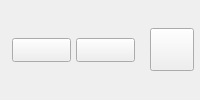
        <widget class="QWidget" name="pSpeedAndClear">
         <layout class="QHBoxLayout" name="pSpeedAndClearLayout" stretch="1,1,0,0">
          <property name="spacing">
           <number>5</number>
          </property>
          <property name="leftMargin">
           <number>12</number>
          </property>
          <property name="topMargin">
           <number>0</number>
          </property>
          <property name="rightMargin">
           <number>6</number>
          </property>
          <property name="bottomMargin">
           <number>0</number>
          </property>
          <item>
           <widget class="QPushButton" name="bDownSpeed">
            <property name="sizePolicy">
             <sizepolicy hsizetype="Expanding" vsizetype="Fixed">
              <horstretch>0</horstretch>
              <verstretch>0</verstretch>
             </sizepolicy>
            </property>
            <property name="minimumSize">
             <size>
              <width>0</width>
              <height>24</height>
             </size>
            </property>
            <property name="maximumSize">
             <size>
              <width>16777215</width>
              <height>24</height>
             </size>
            </property>
            <property name="text">
             <string notr="true"/>
            </property>
            <property name="icon">
             <iconset resource="../../../gui/Resources_win.qrc">
              <normaloff>:/images/arrow_download_ico.png</normaloff>:/images/arrow_download_ico.png</iconset>
            </property>
            <property name="iconSize">
             <size>
              <width>16</width>
              <height>16</height>
             </size>
            </property>
           </widget>
          </item>
          <item>
           <widget class="QPushButton" name="bUpSpeed">
            <property name="sizePolicy">
             <sizepolicy hsizetype="Expanding" vsizetype="Fixed">
              <horstretch>0</horstretch>
              <verstretch>0</verstretch>
             </sizepolicy>
            </property>
            <property name="minimumSize">
             <size>
              <width>0</width>
              <height>24</height>
             </size>
            </property>
            <property name="maximumSize">
             <size>
              <width>16777215</width>
              <height>24</height>
             </size>
            </property>
            <property name="text">
             <string notr="true"/>
            </property>
            <property name="icon">
             <iconset resource="../../../gui/Resources_win.qrc">
              <normaloff>:/images/arrow_upload_ico.png</normaloff>:/images/arrow_upload_ico.png</iconset>
            </property>
            <property name="iconSize">
             <size>
              <width>16</width>
              <height>16</height>
             </size>
            </property>
           </widget>
          </item>
          <item>
           <spacer name="horizontalSpacer_14">
            <property name="orientation">
             <enum>Qt::Horizontal</enum>
            </property>
            <property name="sizeHint" stdset="0">
             <size>
              <width>10</width>
              <height>20</height>
             </size>
            </property>
           </spacer>
          </item>
          <item>
           <widget class="QToolButton" name="bCancelClearAll">
            <property name="enabled">
             <bool>true</bool>
            </property>
            <property name="cursor">
             <cursorShape>PointingHandCursor</cursorShape>
            </property>
            <property name="icon">
             <iconset resource="../../../gui/Resources_win.qrc">
              <normaloff>:/images/sidebar_cancel_all_ico.png</normaloff>:/images/sidebar_cancel_all_ico.png</iconset>
            </property>
            <property name="iconSize">
             <size>
              <width>36</width>
              <height>36</height>
             </size>
            </property>
           </widget>
          </item>
         </layout>
        </widget>
